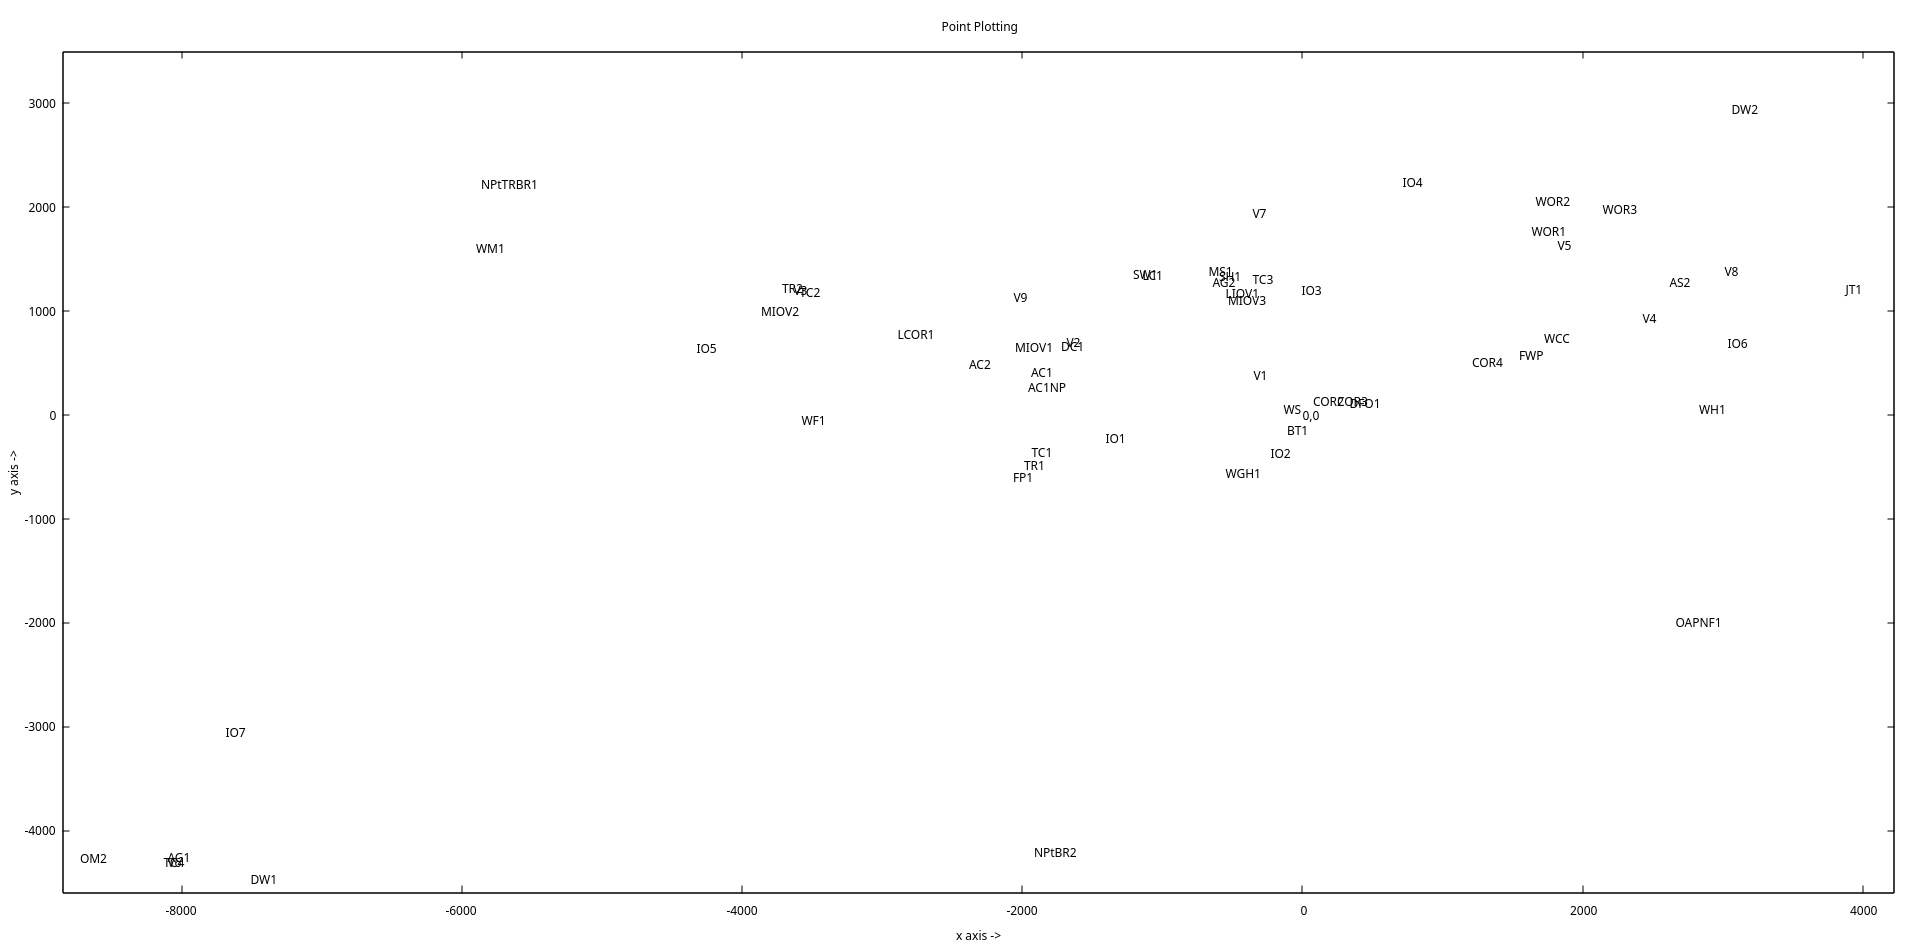

This chart was generated by the following gnuplot code:

unset key


set xrange [-8850: 4225]
set yrange [-4600: 3500]

set title "Point Plotting"

set xlabel "x axis ->"
set ylabel "y axis ->"

set tics

set style function dots

set parametric

print "2D plot ahead, one moment please ..."

set label "0,0" at 0, 0

plot   'overworld.data'           using 1:3:4 with labels

pause -1 "Hit return to resume"

reset
